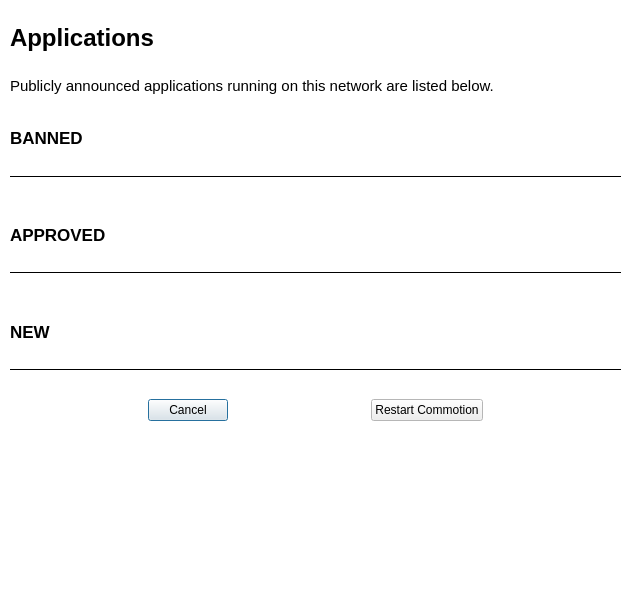
<?xml version="1.0" encoding="UTF-8"?>
<ui version="4.0">
 <class>app_viewer</class>
 <widget class="QDialog" name="app_viewer">
  <property name="windowModality">
   <enum>Qt::ApplicationModal</enum>
  </property>
  <property name="enabled">
   <bool>true</bool>
  </property>
  <property name="geometry">
   <rect>
    <x>0</x>
    <y>0</y>
    <width>640</width>
    <height>600</height>
   </rect>
  </property>
  <property name="sizePolicy">
   <sizepolicy hsizetype="Preferred" vsizetype="Preferred">
    <horstretch>0</horstretch>
    <verstretch>0</verstretch>
   </sizepolicy>
  </property>
  <property name="palette">
   <palette>
    <active>
     <colorrole role="Base">
      <brush brushstyle="SolidPattern">
       <color alpha="255">
        <red>255</red>
        <green>255</green>
        <blue>255</blue>
       </color>
      </brush>
     </colorrole>
     <colorrole role="Window">
      <brush brushstyle="SolidPattern">
       <color alpha="255">
        <red>255</red>
        <green>255</green>
        <blue>255</blue>
       </color>
      </brush>
     </colorrole>
     <colorrole role="AlternateBase">
      <brush brushstyle="SolidPattern">
       <color alpha="255">
        <red>242</red>
        <green>62</green>
        <blue>197</blue>
       </color>
      </brush>
     </colorrole>
    </active>
    <inactive>
     <colorrole role="Base">
      <brush brushstyle="SolidPattern">
       <color alpha="255">
        <red>255</red>
        <green>255</green>
        <blue>255</blue>
       </color>
      </brush>
     </colorrole>
     <colorrole role="Window">
      <brush brushstyle="SolidPattern">
       <color alpha="255">
        <red>255</red>
        <green>255</green>
        <blue>255</blue>
       </color>
      </brush>
     </colorrole>
     <colorrole role="AlternateBase">
      <brush brushstyle="SolidPattern">
       <color alpha="255">
        <red>242</red>
        <green>62</green>
        <blue>197</blue>
       </color>
      </brush>
     </colorrole>
    </inactive>
    <disabled>
     <colorrole role="Base">
      <brush brushstyle="SolidPattern">
       <color alpha="255">
        <red>255</red>
        <green>255</green>
        <blue>255</blue>
       </color>
      </brush>
     </colorrole>
     <colorrole role="Window">
      <brush brushstyle="SolidPattern">
       <color alpha="255">
        <red>255</red>
        <green>255</green>
        <blue>255</blue>
       </color>
      </brush>
     </colorrole>
     <colorrole role="AlternateBase">
      <brush brushstyle="SolidPattern">
       <color alpha="255">
        <red>242</red>
        <green>62</green>
        <blue>197</blue>
       </color>
      </brush>
     </colorrole>
    </disabled>
   </palette>
  </property>
  <property name="windowTitle">
   <string>Commotion Error</string>
  </property>
  <property name="windowIcon">
   <iconset>
    <normaloff>:/alert32.png</normaloff>:/alert32.png</iconset>
  </property>
  <widget class="QWidget" name="verticalLayoutWidget">
   <property name="geometry">
    <rect>
     <x>10</x>
     <y>10</y>
     <width>611</width>
     <height>411</height>
    </rect>
   </property>
   <layout class="QVBoxLayout" name="verticalLayout" stretch="0,0,0,0,0">
    <property name="sizeConstraint">
     <enum>QLayout::SetNoConstraint</enum>
    </property>
    <item>
     <layout class="QVBoxLayout" name="verticalLayout_3">
      <item>
       <widget class="QLabel" name="app_viewer_head">
        <property name="font">
         <font>
          <pointsize>18</pointsize>
          <weight>75</weight>
          <bold>true</bold>
         </font>
        </property>
        <property name="text">
         <string>Applications</string>
        </property>
        <property name="scaledContents">
         <bool>false</bool>
        </property>
        <property name="wordWrap">
         <bool>true</bool>
        </property>
        <property name="margin">
         <number>0</number>
        </property>
       </widget>
      </item>
      <item>
       <widget class="QLabel" name="app_intro_text">
        <property name="sizePolicy">
         <sizepolicy hsizetype="Preferred" vsizetype="Preferred">
          <horstretch>0</horstretch>
          <verstretch>0</verstretch>
         </sizepolicy>
        </property>
        <property name="maximumSize">
         <size>
          <width>600</width>
          <height>30</height>
         </size>
        </property>
        <property name="font">
         <font>
          <pointsize>11</pointsize>
          <weight>50</weight>
          <bold>false</bold>
         </font>
        </property>
        <property name="text">
         <string>Publicly announced applications running on this network are listed below.</string>
        </property>
        <property name="alignment">
         <set>Qt::AlignLeading|Qt::AlignLeft|Qt::AlignVCenter</set>
        </property>
        <property name="margin">
         <number>1</number>
        </property>
       </widget>
      </item>
     </layout>
    </item>
    <item>
     <layout class="QVBoxLayout" name="verticalLayout_4">
      <property name="sizeConstraint">
       <enum>QLayout::SetNoConstraint</enum>
      </property>
      <item>
       <widget class="QLabel" name="banned_app_head_3">
        <property name="maximumSize">
         <size>
          <width>600</width>
          <height>20</height>
         </size>
        </property>
        <property name="font">
         <font>
          <pointsize>13</pointsize>
          <weight>75</weight>
          <bold>true</bold>
         </font>
        </property>
        <property name="text">
         <string>BANNED</string>
        </property>
        <property name="alignment">
         <set>Qt::AlignLeading|Qt::AlignLeft|Qt::AlignVCenter</set>
        </property>
        <property name="margin">
         <number>1</number>
        </property>
       </widget>
      </item>
      <item>
       <widget class="Line" name="line_6">
        <property name="palette">
         <palette>
          <active>
           <colorrole role="Base">
            <brush brushstyle="SolidPattern">
             <color alpha="255">
              <red>255</red>
              <green>255</green>
              <blue>255</blue>
             </color>
            </brush>
           </colorrole>
           <colorrole role="Window">
            <brush brushstyle="SolidPattern">
             <color alpha="255">
              <red>255</red>
              <green>255</green>
              <blue>255</blue>
             </color>
            </brush>
           </colorrole>
           <colorrole role="AlternateBase">
            <brush brushstyle="SolidPattern">
             <color alpha="255">
              <red>255</red>
              <green>104</green>
              <blue>226</blue>
             </color>
            </brush>
           </colorrole>
          </active>
          <inactive>
           <colorrole role="Base">
            <brush brushstyle="SolidPattern">
             <color alpha="255">
              <red>255</red>
              <green>255</green>
              <blue>255</blue>
             </color>
            </brush>
           </colorrole>
           <colorrole role="Window">
            <brush brushstyle="SolidPattern">
             <color alpha="255">
              <red>255</red>
              <green>255</green>
              <blue>255</blue>
             </color>
            </brush>
           </colorrole>
           <colorrole role="AlternateBase">
            <brush brushstyle="SolidPattern">
             <color alpha="255">
              <red>255</red>
              <green>104</green>
              <blue>226</blue>
             </color>
            </brush>
           </colorrole>
          </inactive>
          <disabled>
           <colorrole role="Base">
            <brush brushstyle="SolidPattern">
             <color alpha="255">
              <red>255</red>
              <green>255</green>
              <blue>255</blue>
             </color>
            </brush>
           </colorrole>
           <colorrole role="Window">
            <brush brushstyle="SolidPattern">
             <color alpha="255">
              <red>255</red>
              <green>255</green>
              <blue>255</blue>
             </color>
            </brush>
           </colorrole>
           <colorrole role="AlternateBase">
            <brush brushstyle="SolidPattern">
             <color alpha="255">
              <red>255</red>
              <green>104</green>
              <blue>226</blue>
             </color>
            </brush>
           </colorrole>
          </disabled>
         </palette>
        </property>
        <property name="frameShadow">
         <enum>QFrame::Plain</enum>
        </property>
        <property name="orientation">
         <enum>Qt::Horizontal</enum>
        </property>
       </widget>
      </item>
      <item>
       <layout class="QHBoxLayout" name="horizontalLayout_11">
        <item>
         <layout class="QHBoxLayout" name="app_img_box_6"/>
        </item>
        <item>
         <layout class="QVBoxLayout" name="verticalLayout_11">
          <item>
           <layout class="QVBoxLayout" name="app_info_6"/>
          </item>
          <item>
           <layout class="QHBoxLayout" name="approve_ban_6"/>
          </item>
         </layout>
        </item>
        <item>
         <layout class="QHBoxLayout" name="fingerplaid_box_6"/>
        </item>
       </layout>
      </item>
     </layout>
    </item>
    <item>
     <layout class="QVBoxLayout" name="verticalLayout_2">
      <property name="sizeConstraint">
       <enum>QLayout::SetNoConstraint</enum>
      </property>
      <item>
       <widget class="QLabel" name="approved_app_head">
        <property name="maximumSize">
         <size>
          <width>600</width>
          <height>20</height>
         </size>
        </property>
        <property name="font">
         <font>
          <pointsize>13</pointsize>
          <weight>75</weight>
          <bold>true</bold>
         </font>
        </property>
        <property name="text">
         <string>APPROVED</string>
        </property>
        <property name="alignment">
         <set>Qt::AlignLeading|Qt::AlignLeft|Qt::AlignVCenter</set>
        </property>
        <property name="margin">
         <number>1</number>
        </property>
       </widget>
      </item>
      <item>
       <widget class="Line" name="line_2">
        <property name="palette">
         <palette>
          <active>
           <colorrole role="Base">
            <brush brushstyle="SolidPattern">
             <color alpha="255">
              <red>255</red>
              <green>255</green>
              <blue>255</blue>
             </color>
            </brush>
           </colorrole>
           <colorrole role="Window">
            <brush brushstyle="SolidPattern">
             <color alpha="255">
              <red>255</red>
              <green>255</green>
              <blue>255</blue>
             </color>
            </brush>
           </colorrole>
           <colorrole role="AlternateBase">
            <brush brushstyle="SolidPattern">
             <color alpha="255">
              <red>255</red>
              <green>104</green>
              <blue>226</blue>
             </color>
            </brush>
           </colorrole>
          </active>
          <inactive>
           <colorrole role="Base">
            <brush brushstyle="SolidPattern">
             <color alpha="255">
              <red>255</red>
              <green>255</green>
              <blue>255</blue>
             </color>
            </brush>
           </colorrole>
           <colorrole role="Window">
            <brush brushstyle="SolidPattern">
             <color alpha="255">
              <red>255</red>
              <green>255</green>
              <blue>255</blue>
             </color>
            </brush>
           </colorrole>
           <colorrole role="AlternateBase">
            <brush brushstyle="SolidPattern">
             <color alpha="255">
              <red>255</red>
              <green>104</green>
              <blue>226</blue>
             </color>
            </brush>
           </colorrole>
          </inactive>
          <disabled>
           <colorrole role="Base">
            <brush brushstyle="SolidPattern">
             <color alpha="255">
              <red>255</red>
              <green>255</green>
              <blue>255</blue>
             </color>
            </brush>
           </colorrole>
           <colorrole role="Window">
            <brush brushstyle="SolidPattern">
             <color alpha="255">
              <red>255</red>
              <green>255</green>
              <blue>255</blue>
             </color>
            </brush>
           </colorrole>
           <colorrole role="AlternateBase">
            <brush brushstyle="SolidPattern">
             <color alpha="255">
              <red>255</red>
              <green>104</green>
              <blue>226</blue>
             </color>
            </brush>
           </colorrole>
          </disabled>
         </palette>
        </property>
        <property name="frameShadow">
         <enum>QFrame::Plain</enum>
        </property>
        <property name="orientation">
         <enum>Qt::Horizontal</enum>
        </property>
       </widget>
      </item>
      <item>
       <layout class="QHBoxLayout" name="horizontalLayout_9">
        <item>
         <layout class="QHBoxLayout" name="app_img_box_4"/>
        </item>
        <item>
         <layout class="QVBoxLayout" name="verticalLayout_9">
          <item>
           <layout class="QVBoxLayout" name="app_info_4"/>
          </item>
          <item>
           <layout class="QHBoxLayout" name="approve_ban_4"/>
          </item>
         </layout>
        </item>
        <item>
         <layout class="QHBoxLayout" name="fingerplaid_box_4"/>
        </item>
       </layout>
      </item>
     </layout>
    </item>
    <item>
     <layout class="QVBoxLayout" name="verticalLayout_5">
      <property name="sizeConstraint">
       <enum>QLayout::SetNoConstraint</enum>
      </property>
      <item>
       <widget class="QLabel" name="new_app_head">
        <property name="maximumSize">
         <size>
          <width>600</width>
          <height>20</height>
         </size>
        </property>
        <property name="font">
         <font>
          <pointsize>13</pointsize>
          <weight>75</weight>
          <bold>true</bold>
         </font>
        </property>
        <property name="text">
         <string>NEW</string>
        </property>
        <property name="alignment">
         <set>Qt::AlignLeading|Qt::AlignLeft|Qt::AlignVCenter</set>
        </property>
        <property name="margin">
         <number>1</number>
        </property>
       </widget>
      </item>
      <item>
       <widget class="Line" name="line_4">
        <property name="palette">
         <palette>
          <active>
           <colorrole role="Base">
            <brush brushstyle="SolidPattern">
             <color alpha="255">
              <red>255</red>
              <green>255</green>
              <blue>255</blue>
             </color>
            </brush>
           </colorrole>
           <colorrole role="Window">
            <brush brushstyle="SolidPattern">
             <color alpha="255">
              <red>255</red>
              <green>255</green>
              <blue>255</blue>
             </color>
            </brush>
           </colorrole>
           <colorrole role="AlternateBase">
            <brush brushstyle="SolidPattern">
             <color alpha="255">
              <red>255</red>
              <green>104</green>
              <blue>226</blue>
             </color>
            </brush>
           </colorrole>
          </active>
          <inactive>
           <colorrole role="Base">
            <brush brushstyle="SolidPattern">
             <color alpha="255">
              <red>255</red>
              <green>255</green>
              <blue>255</blue>
             </color>
            </brush>
           </colorrole>
           <colorrole role="Window">
            <brush brushstyle="SolidPattern">
             <color alpha="255">
              <red>255</red>
              <green>255</green>
              <blue>255</blue>
             </color>
            </brush>
           </colorrole>
           <colorrole role="AlternateBase">
            <brush brushstyle="SolidPattern">
             <color alpha="255">
              <red>255</red>
              <green>104</green>
              <blue>226</blue>
             </color>
            </brush>
           </colorrole>
          </inactive>
          <disabled>
           <colorrole role="Base">
            <brush brushstyle="SolidPattern">
             <color alpha="255">
              <red>255</red>
              <green>255</green>
              <blue>255</blue>
             </color>
            </brush>
           </colorrole>
           <colorrole role="Window">
            <brush brushstyle="SolidPattern">
             <color alpha="255">
              <red>255</red>
              <green>255</green>
              <blue>255</blue>
             </color>
            </brush>
           </colorrole>
           <colorrole role="AlternateBase">
            <brush brushstyle="SolidPattern">
             <color alpha="255">
              <red>255</red>
              <green>104</green>
              <blue>226</blue>
             </color>
            </brush>
           </colorrole>
          </disabled>
         </palette>
        </property>
        <property name="frameShadow">
         <enum>QFrame::Plain</enum>
        </property>
        <property name="orientation">
         <enum>Qt::Horizontal</enum>
        </property>
       </widget>
      </item>
      <item>
       <layout class="QHBoxLayout" name="horizontalLayout_8">
        <item>
         <layout class="QHBoxLayout" name="app_img_box_3"/>
        </item>
        <item>
         <layout class="QVBoxLayout" name="verticalLayout_8">
          <item>
           <layout class="QVBoxLayout" name="app_info_3"/>
          </item>
          <item>
           <layout class="QHBoxLayout" name="approve_ban_3"/>
          </item>
         </layout>
        </item>
        <item>
         <layout class="QHBoxLayout" name="fingerplaid_box_3"/>
        </item>
       </layout>
      </item>
     </layout>
    </item>
    <item>
     <layout class="QHBoxLayout" name="horizontalLayout">
      <property name="sizeConstraint">
       <enum>QLayout::SetNoConstraint</enum>
      </property>
      <item>
       <spacer name="horizontalSpacer">
        <property name="orientation">
         <enum>Qt::Horizontal</enum>
        </property>
        <property name="sizeHint" stdset="0">
         <size>
          <width>40</width>
          <height>20</height>
         </size>
        </property>
       </spacer>
      </item>
      <item>
       <widget class="QPushButton" name="discard_button">
        <property name="text">
         <string>Cancel</string>
        </property>
       </widget>
      </item>
      <item>
       <spacer name="horizontalSpacer_4">
        <property name="orientation">
         <enum>Qt::Horizontal</enum>
        </property>
        <property name="sizeHint" stdset="0">
         <size>
          <width>40</width>
          <height>20</height>
         </size>
        </property>
       </spacer>
      </item>
      <item>
       <widget class="QPushButton" name="restart_button">
        <property name="text">
         <string>Restart Commotion</string>
        </property>
       </widget>
      </item>
      <item>
       <spacer name="horizontalSpacer_3">
        <property name="orientation">
         <enum>Qt::Horizontal</enum>
        </property>
        <property name="sizeHint" stdset="0">
         <size>
          <width>29</width>
          <height>20</height>
         </size>
        </property>
       </spacer>
      </item>
     </layout>
    </item>
   </layout>
  </widget>
 </widget>
 <resources>
  <include location="../untitled1/qml.qrc"/>
 </resources>
 <connections>
  <connection>
   <sender>restart_button</sender>
   <signal>clicked()</signal>
   <receiver>app_viewer</receiver>
   <slot>close()</slot>
   <hints>
    <hint type="sourcelabel">
     <x>334</x>
     <y>489</y>
    </hint>
    <hint type="destinationlabel">
     <x>412</x>
     <y>14</y>
    </hint>
   </hints>
  </connection>
  <connection>
   <sender>discard_button</sender>
   <signal>clicked()</signal>
   <receiver>app_viewer</receiver>
   <slot>close()</slot>
   <hints>
    <hint type="sourcelabel">
     <x>295</x>
     <y>485</y>
    </hint>
    <hint type="destinationlabel">
     <x>459</x>
     <y>-16</y>
    </hint>
   </hints>
  </connection>
 </connections>
</ui>
